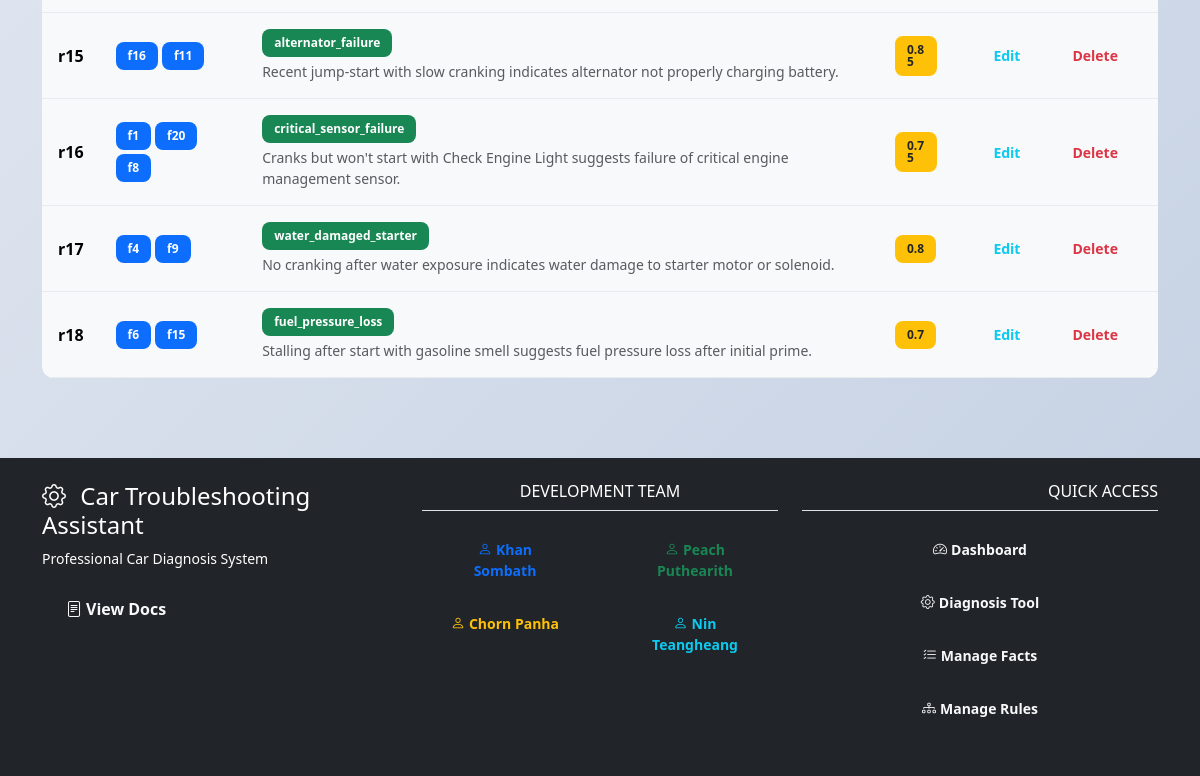
/rules (lower part), run on an earlier commit of the app's database.
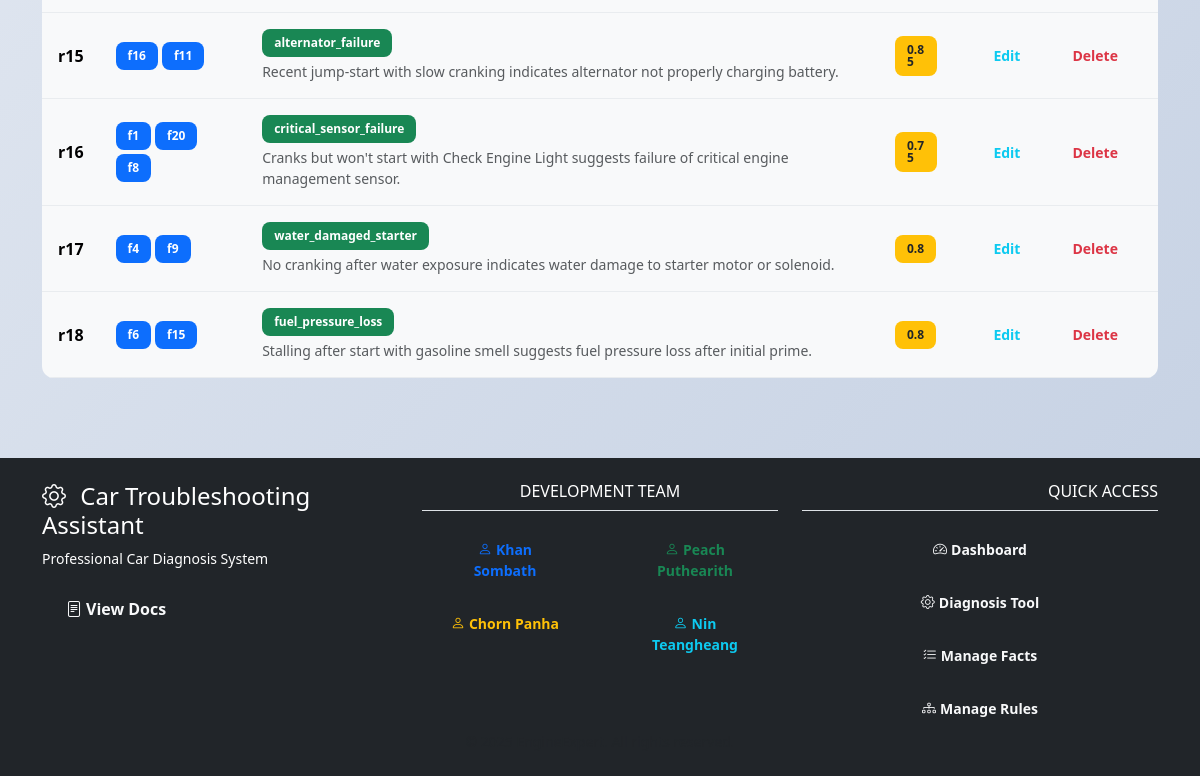
And on a later commit of the database.
### tables this page shows
CREATE TABLE rules (
            id TEXT PRIMARY KEY,
            conditions TEXT NOT NULL,  -- JSON string of conditions list
            conclusion TEXT NOT NULL,
            certainty REAL DEFAULT 1.0,
            explain TEXT,
            recommendation TEXT,
            display_order INTEGER DEFAULT 0,
            created_at TIMESTAMP DEFAULT CURRENT_TIMESTAMP,
            updated_at TIMESTAMP DEFAULT CURRENT_TIMESTAMP
        );

### app.py (the view)
@app.get("/rules")
def rules_list():
    fresh_rules = get_all_rules()
    return render_template("rules_list.html", rules=fresh_rules)

### database.py (called while the page is built)
def get_db_connection():
    conn = sqlite3.connect(DATABASE_PATH)
    conn.row_factory = sqlite3.Row  # Enables column access by name
    return conn

def get_all_rules():
    conn = get_db_connection()
    rows = conn.execute("SELECT * FROM rules ORDER BY display_order, id").fetchall()
    conn.close()
    rules = []
    for row in rows:
        rules.append({
            "id": row["id"],
            "conditions": json.loads(row["conditions"]) if row["conditions"] else [],
            "conclusion": row["conclusion"],
            "certainty": float(row["certainty"]) if row["certainty"] is not None else 1.0,
            "explain": row["explain"] or "",
            "recommendation": row["recommendation"] or "",
        })
    def natural_sort_key(rule):
        rule_id = rule["id"]
        if rule_id.startswith('r') and rule_id[1:].isdigit():
            return int(rule_id[1:])
        else:
            return float('inf')  # Put non-numeric IDs at the end
    rules.sort(key=natural_sort_key)
    return rules

### templates/rules_list.html (shortened to what this page needs)
{% extends 'base.html' %}
{% block content %}
<div class="table-responsive">
    <table class="table table-light table-hover align-middle mb-0">
        <tbody>
            {% for rule in rules %}
            <tr>
                <td class="d-none d-md-table-cell">
                    <strong>{{ rule.id }}</strong>
                </td>
                <td>
                    <div class="d-flex flex-wrap gap-1">
                        {% for cond in rule.conditions %}
                            <span class="badge bg-primary">{{ cond }}</span>
                        {% endfor %}
                    </div>
                </td>
                <td class="d-none d-sm-table-cell">
                    <span class="badge bg-success mb-1">{{ rule.conclusion }}</span>
                    {% if rule.explain %}
                        <div class="text-muted small">{{ rule.explain }}</div>
                    {% endif %}
                </td>
                <td class="d-none d-lg-table-cell">
                    <span class="badge bg-warning text-dark">{{ rule.certainty | default(1.0) }}</span>
                </td>
                <td>
                    <div class="d-flex flex-nowrap gap-1">
                        <a href="{{ url_for('rules_edit', rid=rule.id) }}"
                           class="btn btn-sm btn-outline-info">
                            <span class="d-none d-sm-inline">Edit</span>
                        </a>
                        <form method="post" action="{{ url_for('rules_delete', rid=rule.id) }}"
                              class="d-inline"
                              onsubmit="return confirm('Delete rule {{ rule.id }}?');">
                            <button type="submit" class="btn btn-sm btn-outline-danger">
                                <span class="d-none d-sm-inline">Delete</span>
                            </button>
                        </form>
                    </div>
                </td>
            </tr>
            {% endfor %}
        </tbody>
    </table>
</div>
{% endblock %}

What changed in the data, as far as the page shows it:
changed rules "fuel_pressure_loss": certainty "0.7" → "0.8"
